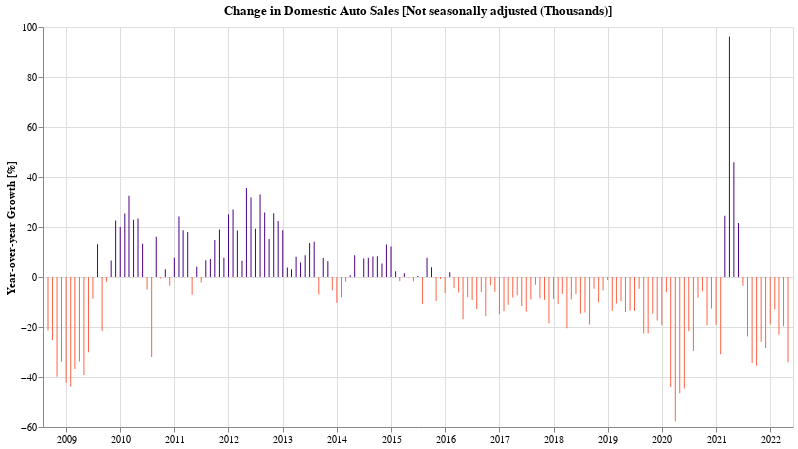

Notebook code for this chart:
### Code cell
doYoyChart(df_domestic_autos[-180:], 'Not seasonally adjusted (Thousands)', 'Domestic Auto Sales', color='indigo')

### Figure 1 — Vega-Lite specification as saved in the notebook (floating-point values rounded to 4 significant figures; data arrays with more than 128 entries replaced by an {"elided": "..."} marker saying what was removed)
{"config": {"view": {"continuousWidth": 400, "continuousHeight": 300}}, "data": {"name": "data-9e0eaa731a06ca6d8a4e6523233617e0"}, "mark": {"type": "bar", "color": "indigo", "width": 1}, "background": "white", "encoding": {"color": {"condition": {"value": "tomato", "test": "datum['Not seasonally adjusted (Thousands)'] < 0"}, "value": "indigo"}, "tooltip": [{"field": "dt", "format": "%b %Y", "title": "Date", "type": "temporal"}, {"field": "Not seasonally adjusted (Thousands)", "format": ",.02f", "title": "YoY Change [%]", "type": "quantitative"}], "x": {"axis": {"title": ""}, "field": "dt", "type": "temporal"}, "y": {"axis": {"title": "Year-over-year Growth [%]"}, "field": "Not seasonally adjusted (Thousands)", "type": "quantitative"}}, "height": 400, "title": "Change in Domestic Auto Sales [Not seasonally adjusted (Thousands)]", "width": 750, "$schema": "https://vega.github.io/schema/vega-lite/v4.17.0.json", "datasets": {"data-9e0eaa731a06ca6d8a4e6523233617e0": {"elided": "165 records"}}}
